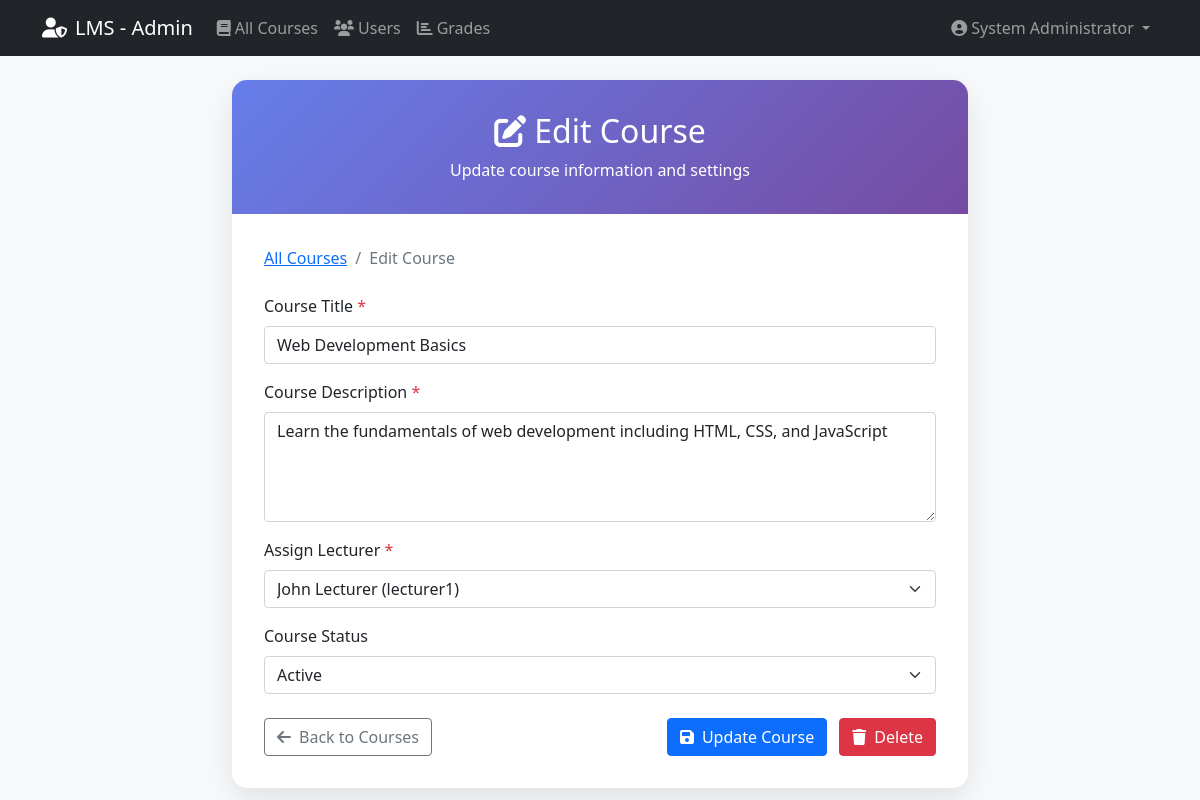
Page /admin/edit_course.php?id=1 (signed in) on the committed database.
### tables this page shows
CREATE TABLE users (
    id INT AUTO_INCREMENT PRIMARY KEY,
    username VARCHAR(50) UNIQUE NOT NULL,
    email VARCHAR(100) UNIQUE NOT NULL,
    password VARCHAR(255) NOT NULL,
    full_name VARCHAR(100) NOT NULL,
    role ENUM('student', 'lecturer', 'admin') NOT NULL,
    avatar VARCHAR(255) DEFAULT 'default-avatar.png',
    created_at TIMESTAMP DEFAULT CURRENT_TIMESTAMP,
    updated_at TIMESTAMP DEFAULT CURRENT_TIMESTAMP ON UPDATE CURRENT_TIMESTAMP
);

CREATE TABLE courses (
    id INT AUTO_INCREMENT PRIMARY KEY,
    title VARCHAR(200) NOT NULL,
    description TEXT NOT NULL,
    lecturer_id INT NOT NULL,
    thumbnail VARCHAR(255) DEFAULT 'default-course.jpg',
    status ENUM('active', 'inactive') DEFAULT 'active',
    created_at TIMESTAMP DEFAULT CURRENT_TIMESTAMP,
    updated_at TIMESTAMP DEFAULT CURRENT_TIMESTAMP ON UPDATE CURRENT_TIMESTAMP,
    FOREIGN KEY (lecturer_id) REFERENCES users(id) ON DELETE CASCADE
);

### config/config.php (called while the page is built, shortened)
<?php
try {
    $pdo = new PDO("mysql:host=" . DB_HOST . ";dbname=" . DB_NAME, DB_USERNAME, DB_PASSWORD);
    $pdo->setAttribute(PDO::ATTR_ERRMODE, PDO::ERRMODE_EXCEPTION);
    $pdo->setAttribute(PDO::ATTR_DEFAULT_FETCH_MODE, PDO::FETCH_ASSOC);
} catch(PDOException $e) {
    die("Connection failed: " . $e->getMessage());
}
function isLoggedIn() {
    return isset($_SESSION['user_id']);
}
function getCurrentUser() {
    global $pdo;
    $stmt = $pdo->prepare("SELECT * FROM users WHERE id = ?");
    $stmt->execute([$_SESSION['user_id']]);
    return $stmt->fetch();
}
?>

### admin/edit_course.php (the view, shortened to what this page needs)
<?php
require_once '../config/config.php';
$user = getCurrentUser();
$course_id = isset($_GET['id']) ? (int)$_GET['id'] : 0;
$stmt = $pdo->prepare("SELECT c.*, u.full_name as lecturer_name FROM courses c JOIN users u ON c.lecturer_id = u.id WHERE c.id = ?");
$stmt->execute([$course_id]);
$course = $stmt->fetch();
$stmt = $pdo->prepare("SELECT id, full_name, username FROM users WHERE role = 'lecturer' ORDER BY full_name");
$stmt->execute();
$lecturers = $stmt->fetchAll();
$stmt = $pdo->prepare("SELECT COUNT(*) as count FROM enrollments WHERE course_id = ?");
$stmt->execute([$course_id]);
$has_students = $stmt->fetch()['count'] > 0;
?>
<!DOCTYPE html>
<html lang="en">
<head>
    <link href="https://cdn.jsdelivr.net/npm/bootstrap@5.1.3/dist/css/bootstrap.min.css" rel="stylesheet">
    <link href="https://cdnjs.cloudflare.com/ajax/libs/font-awesome/6.0.0/css/all.min.css" rel="stylesheet">
</head>
<body class="bg-light">
    <nav class="navbar navbar-expand-lg navbar-dark bg-dark">
        <div class="container">
            <a class="navbar-brand" href="dashboard.php">
                <i class="fas fa-user-shield me-2"></i>LMS - Admin
            </a>
            <div class="collapse navbar-collapse" id="navbarNav">
                <ul class="navbar-nav me-auto">
                    <li class="nav-item">
                        <a class="nav-link" href="dashboard.php">
                            <i class="fas fa-book me-1"></i>All Courses
                        </a>
                    </li>
                    <li class="nav-item">
                        <a class="nav-link" href="users.php">
                            <i class="fas fa-users me-1"></i>Users
                        </a>
                    </li>
                    <li class="nav-item">
                        <a class="nav-link" href="grades.php">
                            <i class="fas fa-chart-bar me-1"></i>Grades
                        </a>
                    </li>
                </ul>
                <ul class="navbar-nav">
                    <li class="nav-item dropdown">
                        <a class="nav-link dropdown-toggle" href="#" id="navbarDropdown" role="button" data-bs-toggle="dropdown">
                            <i class="fas fa-user-circle me-1"></i><?php echo htmlspecialchars($user['full_name']); ?>
                        </a>
                    </li>
                </ul>
            </div>
        </div>
    </nav>
    <div class="container mt-4">
        <div class="row justify-content-center">
            <div class="col-md-8">
                <div class="form-container">
                    <div class="page-header text-center">
                        <h2><i class="fas fa-edit me-2"></i>Edit Course</h2>
                        <p class="mb-0">Update course information and settings</p>
                    </div>
                    <nav aria-label="breadcrumb" class="mb-4">
                        <ol class="breadcrumb">
                            <li class="breadcrumb-item"><a href="dashboard.php">All Courses</a></li>
                            <li class="breadcrumb-item active">Edit Course</li>
                        </ol>
                    </nav>
                    <form method="POST" class="needs-validation" novalidate>
                        <div class="mb-3">
                            <label for="title" class="form-label">Course Title <span class="text-danger">*</span></label>
                            <input type="text" class="form-control" id="title" name="title"
                                   value="<?php echo htmlspecialchars($course['title']); ?>"
                                   required maxlength="200">
                        </div>
                        <div class="mb-3">
                            <label for="description" class="form-label">Course Description <span class="text-danger">*</span></label>
                            <textarea class="form-control" id="description" name="description" rows="4"
                                      required><?php echo htmlspecialchars($course['description']); ?></textarea>
                        </div>
                        <div class="mb-3">
                            <label for="lecturer_id" class="form-label">Assign Lecturer <span class="text-danger">*</span></label>
                            <select class="form-select" id="lecturer_id" name="lecturer_id" required>
                                <?php foreach ($lecturers as $lecturer): ?>
                                    <option value="<?php echo $lecturer['id']; ?>"
                                            <?php echo ($lecturer['id'] == $course['lecturer_id']) ? 'selected' : ''; ?>>
                                        <?php echo htmlspecialchars($lecturer['full_name']); ?> (<?php echo htmlspecialchars($lecturer['username']); ?>)
                                    </option>
                                <?php endforeach; ?>
                            </select>
                        </div>
                        <div class="mb-4">
                            <label for="status" class="form-label">Course Status</label>
                            <select class="form-select" id="status" name="status">
                                <option value="active" <?php echo ($course['status'] === 'active') ? 'selected' : ''; ?>>Active</option>
                            </select>
                        </div>
                        <div class="d-grid gap-2 d-md-flex justify-content-md-between">
                            <a href="dashboard.php" class="btn btn-outline-secondary">
                                <i class="fas fa-arrow-left me-2"></i>Back to Courses
                            </a>
                            <div>
                                <button type="submit" class="btn btn-primary me-2">
                                    <i class="fas fa-save me-2"></i>Update Course
                                </button>
                                <?php if (!$has_students): ?>
                                    <a href="dashboard.php?delete=<?php echo $course['id']; ?>"
                                       class="btn btn-danger"
                                       onclick="return confirm('Are you sure you want to delete this course?')">
                                        <i class="fas fa-trash me-2"></i>Delete
                                    </a>
                                <?php endif; ?>
                            </div>
                        </div>
                    </form>
                </div>
            </div>
        </div>
    </div>
</body>
</html>

### admin/edit_course.php (style rules this page uses)
.form-container { background: white; border-radius: 15px; box-shadow: 0 10px 30px rgba(0,0,0,0.1); padding: 2rem; }
.page-header { background: linear-gradient(135deg, #667eea 0%, #764ba2 100%); color: white; padding: 2rem 0; margin: -2rem -2rem 2rem -2rem; border-radius: 15px 15px 0 0; }

### rows in the picture
users: full_name "System Administrator"
courses: title "Web Development Basics", description "Learn the fundamentals of web development including HTML, CSS, and JavaScript", lecturer_id "John Lecturer (lecturer1)", status "Active"
